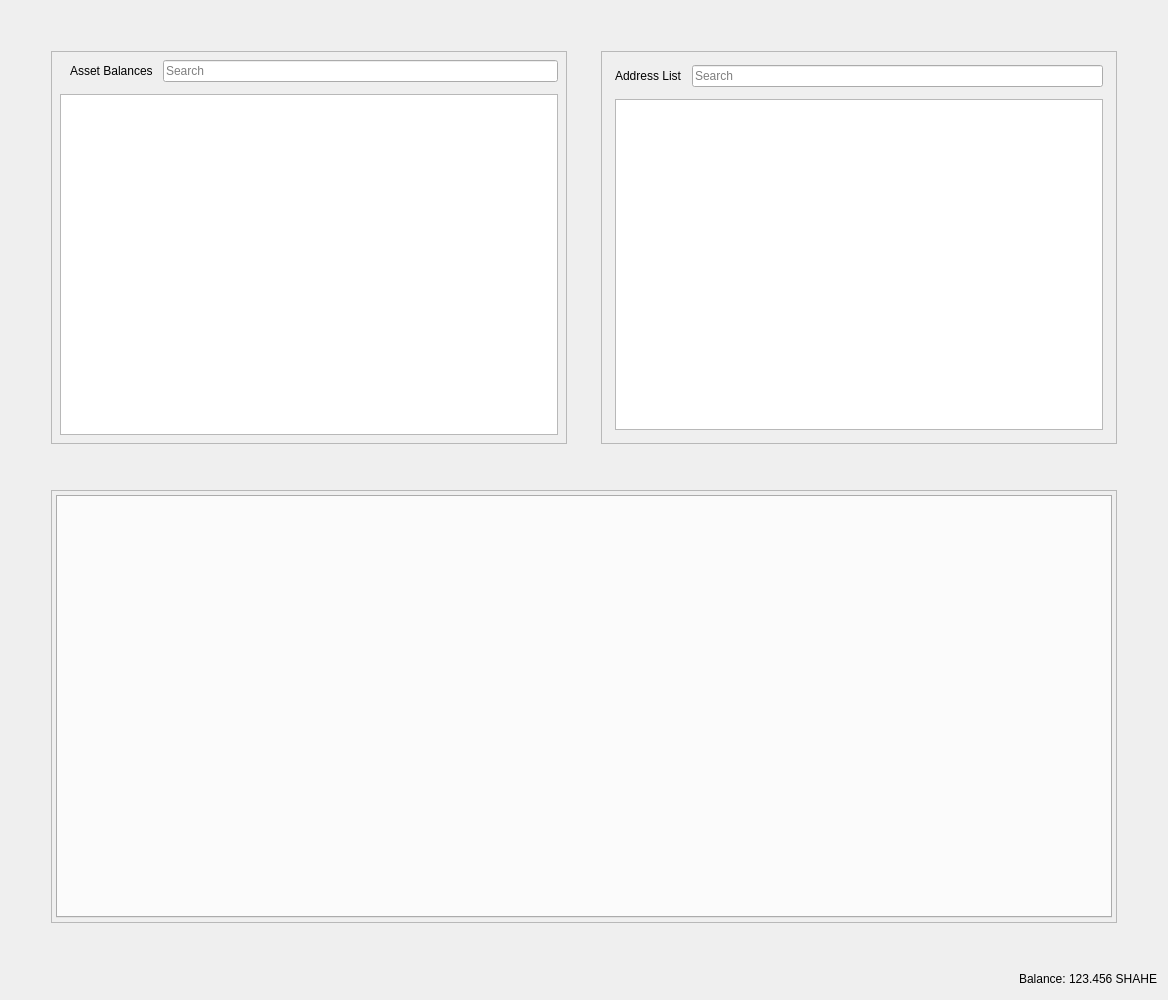
<?xml version="1.0" encoding="UTF-8"?>
<ui version="4.0">
 <class>RestrictedAssetsDialog</class>
 <widget class="QDialog" name="RestrictedAssetsDialog">
  <property name="geometry">
   <rect>
    <x>0</x>
    <y>0</y>
    <width>1168</width>
    <height>1000</height>
   </rect>
  </property>
  <property name="windowTitle">
   <string>Send Coins</string>
  </property>
  <layout class="QVBoxLayout" name="verticalLayout">
   <item>
    <layout class="QHBoxLayout" name="horizontalLayout">
     <property name="spacing">
      <number>34</number>
     </property>
     <property name="leftMargin">
      <number>40</number>
     </property>
     <property name="topMargin">
      <number>40</number>
     </property>
     <property name="rightMargin">
      <number>40</number>
     </property>
     <property name="bottomMargin">
      <number>40</number>
     </property>
     <item>
      <widget class="QFrame" name="frameAssetBalance">
       <property name="frameShape">
        <enum>QFrame::StyledPanel</enum>
       </property>
       <property name="frameShadow">
        <enum>QFrame::Raised</enum>
       </property>
       <layout class="QVBoxLayout" name="verticalLayout_7">
        <property name="spacing">
         <number>12</number>
        </property>
        <property name="leftMargin">
         <number>4</number>
        </property>
        <property name="topMargin">
         <number>4</number>
        </property>
        <property name="rightMargin">
         <number>4</number>
        </property>
        <property name="bottomMargin">
         <number>4</number>
        </property>
        <item>
         <layout class="QVBoxLayout" name="verticalLayout_4">
          <property name="spacing">
           <number>12</number>
          </property>
          <property name="leftMargin">
           <number>4</number>
          </property>
          <property name="topMargin">
           <number>4</number>
          </property>
          <property name="rightMargin">
           <number>4</number>
          </property>
          <property name="bottomMargin">
           <number>4</number>
          </property>
          <item>
           <layout class="QHBoxLayout" name="horizontalLayout_8">
            <property name="spacing">
             <number>10</number>
            </property>
            <property name="leftMargin">
             <number>10</number>
            </property>
            <item>
             <widget class="QLabel" name="labelAssetBalance">
              <property name="text">
               <string>Asset Balances</string>
              </property>
             </widget>
            </item>
            <item>
             <widget class="QLineEdit" name="lineEditAssetSearch">
              <property name="placeholderText">
               <string>Search</string>
              </property>
             </widget>
            </item>
           </layout>
          </item>
          <item>
           <widget class="QTableView" name="listAssets"/>
          </item>
         </layout>
        </item>
       </layout>
      </widget>
     </item>
     <item>
      <widget class="QFrame" name="frameAddressList">
       <property name="frameShape">
        <enum>QFrame::StyledPanel</enum>
       </property>
       <property name="frameShadow">
        <enum>QFrame::Raised</enum>
       </property>
       <layout class="QVBoxLayout" name="verticalLayout_10">
        <property name="spacing">
         <number>12</number>
        </property>
        <item>
         <layout class="QVBoxLayout" name="verticalLayout_9">
          <property name="spacing">
           <number>12</number>
          </property>
          <property name="leftMargin">
           <number>4</number>
          </property>
          <property name="topMargin">
           <number>4</number>
          </property>
          <property name="rightMargin">
           <number>4</number>
          </property>
          <property name="bottomMargin">
           <number>4</number>
          </property>
          <item>
           <layout class="QHBoxLayout" name="horizontalLayout_9">
            <property name="spacing">
             <number>10</number>
            </property>
            <property name="leftMargin">
             <number>0</number>
            </property>
            <property name="topMargin">
             <number>0</number>
            </property>
            <property name="rightMargin">
             <number>0</number>
            </property>
            <property name="bottomMargin">
             <number>0</number>
            </property>
            <item>
             <widget class="QLabel" name="labelAddressList">
              <property name="text">
               <string>Address List</string>
              </property>
             </widget>
            </item>
            <item>
             <widget class="QLineEdit" name="lineEditAddressSearch">
              <property name="placeholderText">
               <string>Search</string>
              </property>
             </widget>
            </item>
           </layout>
          </item>
          <item>
           <widget class="QTableView" name="myAddressList"/>
          </item>
         </layout>
        </item>
       </layout>
      </widget>
     </item>
    </layout>
   </item>
   <item>
    <layout class="QHBoxLayout" name="horizontalLayout_4">
     <property name="spacing">
      <number>34</number>
     </property>
     <property name="leftMargin">
      <number>40</number>
     </property>
     <property name="topMargin">
      <number>0</number>
     </property>
     <property name="rightMargin">
      <number>40</number>
     </property>
     <property name="bottomMargin">
      <number>40</number>
     </property>
     <item>
      <widget class="QFrame" name="tabFrame">
       <property name="frameShape">
        <enum>QFrame::StyledPanel</enum>
       </property>
       <property name="frameShadow">
        <enum>QFrame::Raised</enum>
       </property>
       <layout class="QVBoxLayout" name="verticalLayout_8">
        <property name="spacing">
         <number>12</number>
        </property>
        <property name="leftMargin">
         <number>4</number>
        </property>
        <property name="topMargin">
         <number>4</number>
        </property>
        <property name="rightMargin">
         <number>4</number>
        </property>
        <property name="bottomMargin">
         <number>4</number>
        </property>
        <item>
         <widget class="QTabWidget" name="tabWidget">
          <property name="tabPosition">
           <enum>QTabWidget::North</enum>
          </property>
          <property name="tabShape">
           <enum>QTabWidget::Rounded</enum>
          </property>
          <property name="currentIndex">
           <number>-1</number>
          </property>
          <property name="elideMode">
           <enum>Qt::ElideNone</enum>
          </property>
         </widget>
        </item>
       </layout>
      </widget>
     </item>
    </layout>
   </item>
   <item>
    <layout class="QHBoxLayout" name="horizontalLayout_2">
     <property name="spacing">
      <number>3</number>
     </property>
     <item>
      <spacer name="horizontalSpacer">
       <property name="orientation">
        <enum>Qt::Horizontal</enum>
       </property>
       <property name="sizeHint" stdset="0">
        <size>
         <width>40</width>
         <height>20</height>
        </size>
       </property>
      </spacer>
     </item>
     <item alignment="Qt::AlignRight">
      <widget class="QLabel" name="label">
       <property name="sizePolicy">
        <sizepolicy hsizetype="Preferred" vsizetype="Fixed">
         <horstretch>0</horstretch>
         <verstretch>0</verstretch>
        </sizepolicy>
       </property>
       <property name="text">
        <string>Balance:</string>
       </property>
      </widget>
     </item>
     <item alignment="Qt::AlignRight">
      <widget class="QLabel" name="labelBalance">
       <property name="sizePolicy">
        <sizepolicy hsizetype="Preferred" vsizetype="Fixed">
         <horstretch>0</horstretch>
         <verstretch>0</verstretch>
        </sizepolicy>
       </property>
       <property name="cursor">
        <cursorShape>IBeamCursor</cursorShape>
       </property>
       <property name="text">
        <string notr="true">123.456 SHAHE</string>
       </property>
       <property name="textInteractionFlags">
        <set>Qt::LinksAccessibleByMouse|Qt::TextSelectableByKeyboard|Qt::TextSelectableByMouse</set>
       </property>
      </widget>
     </item>
    </layout>
   </item>
  </layout>
 </widget>
 <resources>
  <include location="../shahepay.qrc"/>
 </resources>
 <connections/>
</ui>
